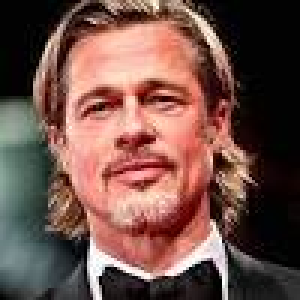
#> input picture Proyecto IA Algoritmica Avanzada/Proyecto_Reconocimiento_Facial_Famosos/images/Brad Pitt/origin_image/Brad_Pitt_11.png, 100 x 100 px, given in place of the camera (shown 3 times larger)
$ python capturandoRostros.py
#> lines starting #> are read from the running program, lines starting #| are printed output that depends on the picture; after the words box and inside, x2 and y2 are one past the last pixel; in counts of white or black regions, pixels touching at a corner belong together
import cv2
import os
import imutils

# [5 lines of commented-out code are left out]
emotionName = 'Miedo'


class CapturandoRostros:
	def capturarRostroConEmocion(emotionName):
#> called with emotionName = 'Miedo'
		dataPath = './Data' #Cambia a la ruta donde hayas almacenado Data
		emotionsPath = dataPath + '/' + emotionName

		if not os.path.exists(emotionsPath):
			print('Carpeta creada: ',emotionsPath)
			os.makedirs(emotionsPath)

		cap = cv2.VideoCapture(0,cv2.CAP_DSHOW)

		faceClassif = cv2.CascadeClassifier(cv2.data.haarcascades+'haarcascade_frontalface_default.xml')
		count = 0

		while True:

			ret, frame = cap.read()
#> frame is the input picture: shape (100, 100, 3); mean B, G, R 73.2, 80.9, 113.6
			if ret == False: break
			frame =  imutils.resize(frame, width=640)
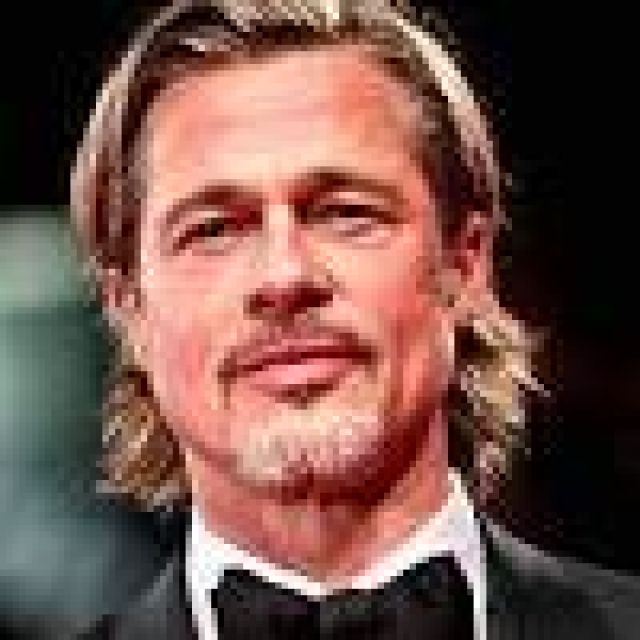
#> frame: shape (640, 640, 3); mean B, G, R 73.1, 80.9, 113.6
			gray = cv2.cvtColor(frame, cv2.COLOR_BGR2GRAY)
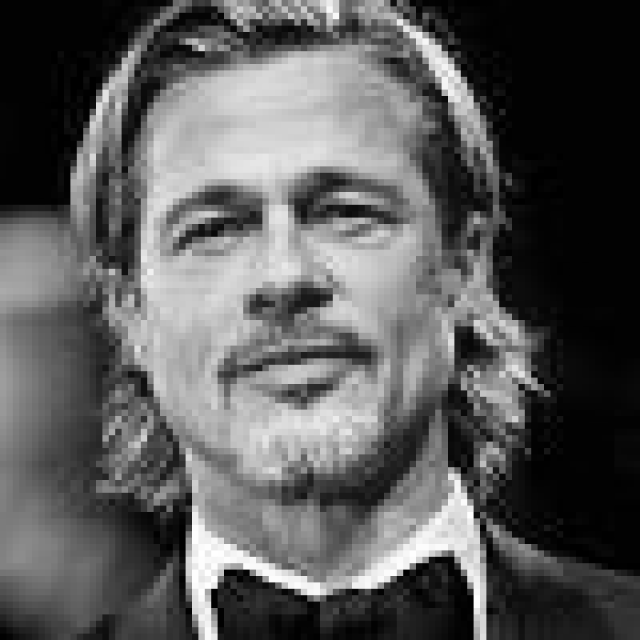
#> gray: shape (640, 640); min 0, max 255, mean 89.8
			auxFrame = frame.copy()

			faces = faceClassif.detectMultiScale(gray,1.3,5)
#> faces = [[92, 58, 398, 398]]

			for (x,y,w,h) in faces:
				cv2.rectangle(frame, (x,y),(x+w,y+h),(0,255,0),2)
				rostro = auxFrame[y:y+h,x:x+w]
				rostro = cv2.resize(rostro,(150,150),interpolation=cv2.INTER_CUBIC)
				cv2.imwrite(emotionsPath + '/rotro_{}.jpg'.format(count),rostro)
				count = count + 1
#> this loop made 1 pass
#> (x, y, w, h, count) on pass 1: (92, 58, 398, 398, 1)
#> pass 1, in capturarRostroConEmocion, `rostro = auxFrame[y:y+h,x:x+w]`:
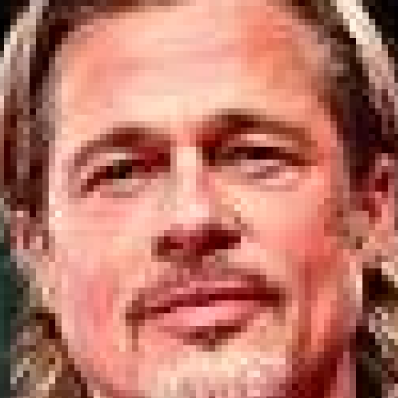
#> rostro: shape (398, 398, 3); mean B, G, R 105, 119.1, 185.1
#> pass 1, in capturarRostroConEmocion, `rostro = cv2.resize(rostro,(150,150),interpolation=cv2.INTER_CUBIC)`:
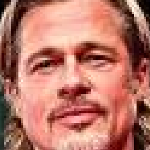
#> rostro: shape (150, 150, 3); mean B, G, R 105.1, 119.2, 185.1
#> after the loop:
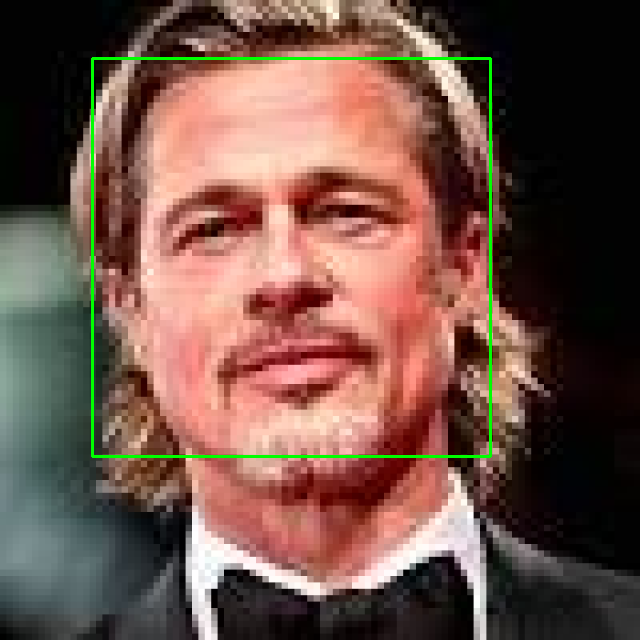
#> frame: shape (640, 640, 3); 1.17% of pixels changed, all inside (x1, y1, x2, y2) = (91, 57, 492, 458)
#> after the loop, count = 1
			cv2.imshow('frame',frame)

			k =  cv2.waitKey(1)
#> (key Esc is pressed here)
			if k == 27 or count >= 200:
				break

		cap.release()
		cv2.destroyAllWindows()

CapturandoRostros.capturarRostroConEmocion(emotionName)

$ run again, on Proyecto IA Algoritmica Avanzada/Proyecto_Reconocimiento_Facial_Famosos/images/Brad Pitt/origin_image/Brad_Pitt_13.png
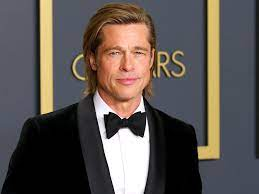
#> input picture Proyecto IA Algoritmica Avanzada/Proyecto_Reconocimiento_Facial_Famosos/images/Brad Pitt/origin_image/Brad_Pitt_13.png, 259 x 194 px, given in place of the camera
#> in capturarRostroConEmocion, frame is the input picture: shape (194, 259, 3); mean B, G, R 81.1, 84.6, 91.9
#> faces = [[236, 69, 157, 157]]
#> the loop in capturarRostroConEmocion, `for (x,y,w,h) in faces:` made 1 pass
#> (x, y, w, h, count) on pass 1: (236, 69, 157, 157, 1)
#> pass 1, in capturarRostroConEmocion, `rostro = auxFrame[y:y+h,x:x+w]`:
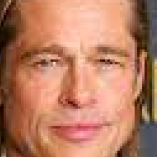
#> rostro: shape (157, 157, 3); mean B, G, R 98.8, 125, 183.7
#> after the loop in capturarRostroConEmocion, `for (x,y,w,h) in faces:`:
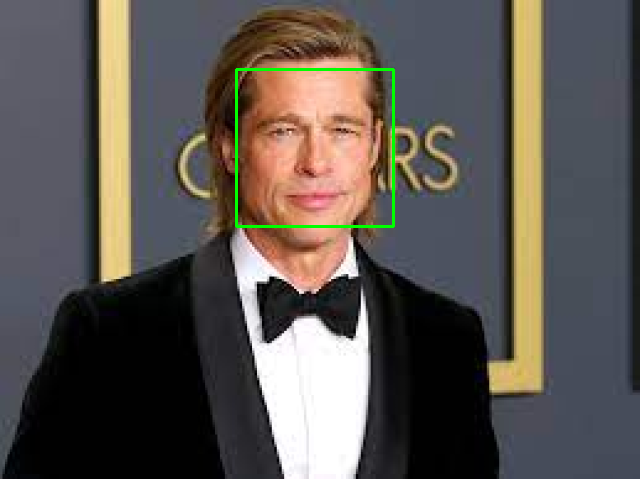
#> frame: shape (479, 640, 3); mean B, G, R 80.6, 85.6, 91.1
#> after the loop in capturarRostroConEmocion, `for (x,y,w,h) in faces:`: count = 1

$ run again, on Proyecto IA Algoritmica Avanzada/Proyecto_Reconocimiento_Facial_Famosos/images/Brad Pitt/origin_image/Brad_Pitt_15.png
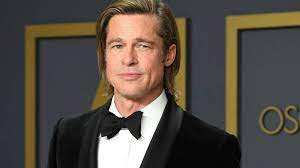
#> input picture Proyecto IA Algoritmica Avanzada/Proyecto_Reconocimiento_Facial_Famosos/images/Brad Pitt/origin_image/Brad_Pitt_15.png, 300 x 168 px, given in place of the camera
#> in capturarRostroConEmocion, frame is the input picture: shape (168, 300, 3); mean B, G, R 68.3, 76.4, 85.1
#> faces = [[204, 39, 148, 148]]
#> the loop in capturarRostroConEmocion, `for (x,y,w,h) in faces:` made 1 pass
#> (x, y, w, h, count) on pass 1: (204, 39, 148, 148, 1)
#> pass 1, in capturarRostroConEmocion, `rostro = auxFrame[y:y+h,x:x+w]`:
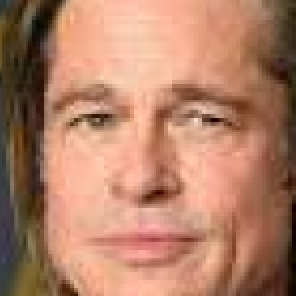
#> rostro: shape (148, 148, 3) (shown 2 times larger); mean B, G, R 102.7, 127.4, 177.7
#> after the loop in capturarRostroConEmocion, `for (x,y,w,h) in faces:`:
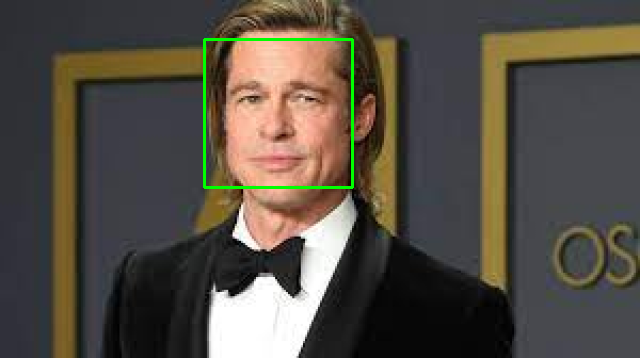
#> frame: shape (358, 640, 3); mean B, G, R 67.8, 77.7, 84.2
#> after the loop in capturarRostroConEmocion, `for (x,y,w,h) in faces:`: count = 1

$ run again, on Proyecto IA Algoritmica Avanzada/Proyecto_Reconocimiento_Facial_Famosos/images/Brad Pitt/origin_image/Brad_Pitt_16.png
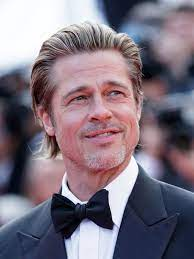
#> input picture Proyecto IA Algoritmica Avanzada/Proyecto_Reconocimiento_Facial_Famosos/images/Brad Pitt/origin_image/Brad_Pitt_16.png, 194 x 259 px, given in place of the camera
#> in capturarRostroConEmocion, frame is the input picture: shape (259, 194, 3); mean B, G, R 126.8, 114, 125.1
#> faces = [[146, 181, 352, 352]]
#> the loop in capturarRostroConEmocion, `for (x,y,w,h) in faces:` made 1 pass
#> (x, y, w, h, count) on pass 1: (146, 181, 352, 352, 1)
#> pass 1, in capturarRostroConEmocion, `rostro = cv2.resize(rostro,(150,150),interpolation=cv2.INTER_CUBIC)`:
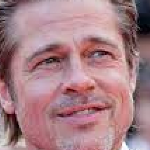
#> rostro: shape (150, 150, 3); mean B, G, R 134.3, 127.8, 167
#> after the loop in capturarRostroConEmocion, `for (x,y,w,h) in faces:`:
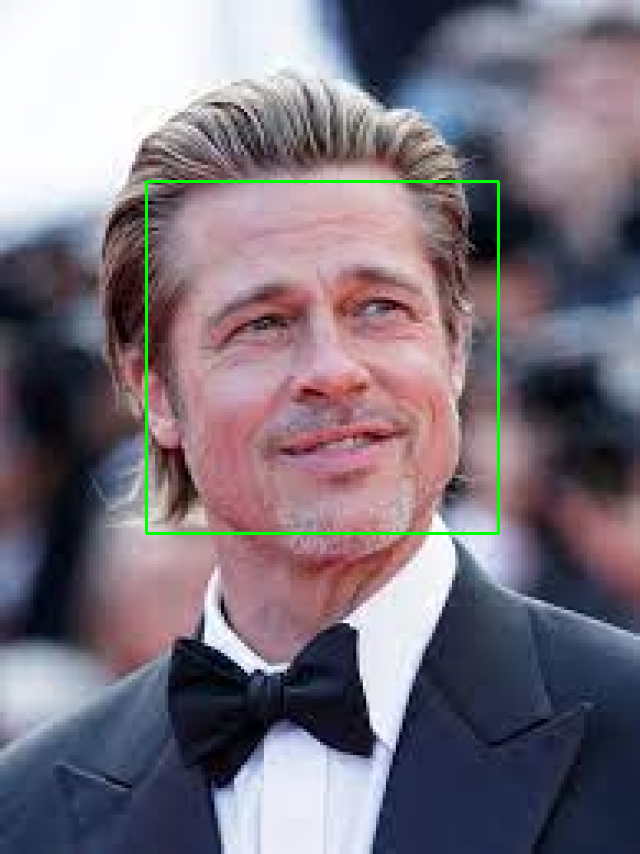
#> frame: shape (854, 640, 3); mean B, G, R 125.8, 115, 124
#> after the loop in capturarRostroConEmocion, `for (x,y,w,h) in faces:`: count = 1
